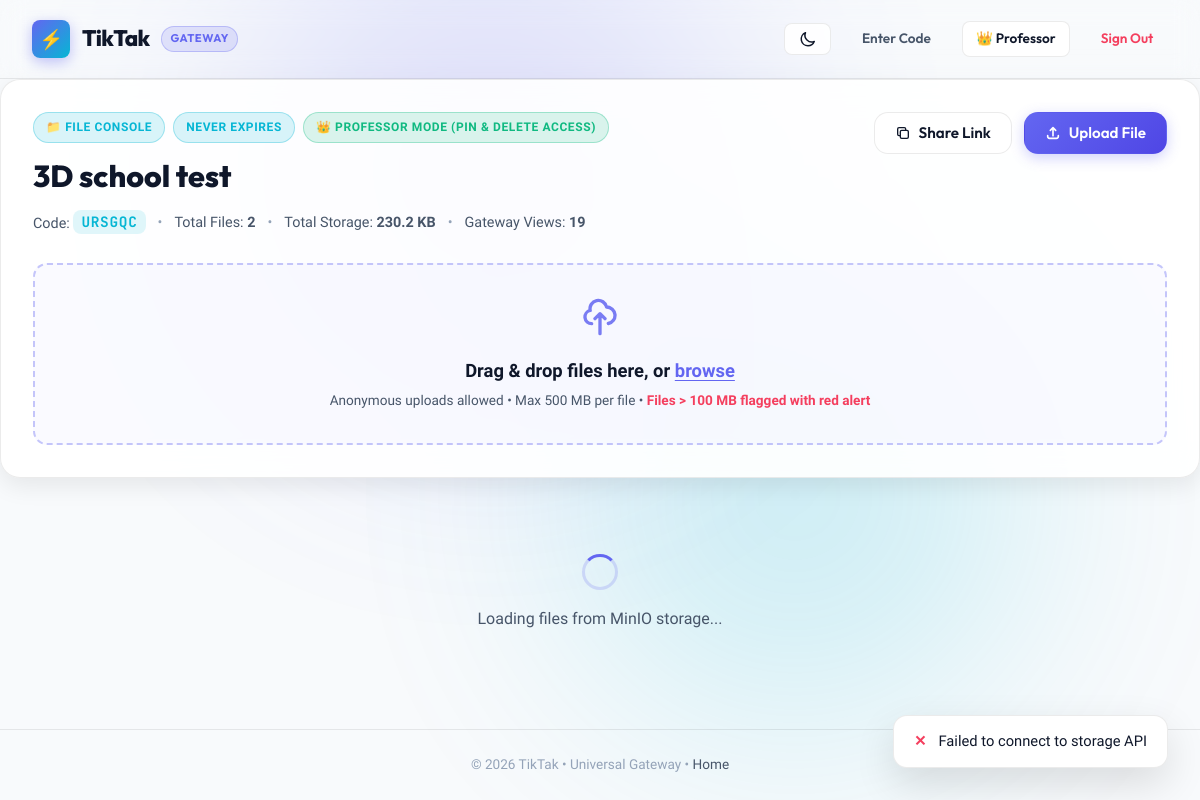
The app's page /code=URSGQC (signed in) with its own data.
### tables this page shows
CREATE TABLE `resources` (
  `id` int NOT NULL AUTO_INCREMENT,
  `user_id` int DEFAULT NULL,
  `code` varchar(10) NOT NULL,
  `title` varchar(255) NOT NULL DEFAULT '',
  `type` enum('redirect','text','files','hosting','links') NOT NULL DEFAULT 'redirect',
  `content_link` text,
  `content_text` longtext,
  `visits_count` int NOT NULL DEFAULT '0',
  `expires_at` datetime DEFAULT NULL,
  `created_at` datetime DEFAULT CURRENT_TIMESTAMP,
  `updated_at` datetime DEFAULT CURRENT_TIMESTAMP ON UPDATE CURRENT_TIMESTAMP,
  PRIMARY KEY (`id`),
  UNIQUE KEY `code` (`code`),
  KEY `code_2` (`code`),
  KEY `expires_at` (`expires_at`),
  KEY `user_id` (`user_id`)
);

### includes/functions.php (called while the page is built, shortened)
<?php
function format_expiry_status(?string $expiresAt): array {
    if (empty($expiresAt)) {
        return [
            'is_expired' => false,
            'label' => 'Never expires',
            'badge_class' => 'badge-infinity',
            'remaining_seconds' => null,
        ];
    }
    $expiry = strtotime($expiresAt);
    $now = time();
    $diff = $expiry - $now;
    return [
        'is_expired' => false,
        'label' => 'Expires in ' . human_time_diff($diff),
        'badge_class' => 'badge-active',
        'remaining_seconds' => $diff,
    ];
}
function is_logged_in(): bool {
    return !empty($_SESSION['tiktak_user_id']);
}
function get_base_url(): string {
    $protocol = (!empty($_SERVER['HTTPS']) && $_SERVER['HTTPS'] !== 'off' || ($_SERVER['SERVER_PORT'] ?? 80) == 443) ? "https://" : "http://";
    $host = $_SERVER['HTTP_HOST'] ?? APP_DOMAIN;
    return $protocol . $host;
}
function format_file_size(int $bytes): string {
    $units = ['B', 'KB', 'MB', 'GB', 'TB'];
    $pow = floor(log($bytes, 1024));
    $pow = min($pow, count($units) - 1);
    $size = $bytes / pow(1024, $pow);
    return round($size, 1) . ' ' . $units[$pow];
}
function get_resource_files_summary(PDO $pdo, int $resourceId): array {
    $stmt = $pdo->prepare("SELECT COUNT(*) as total_files, COALESCE(SUM(file_size), 0) as total_size, SUM(CASE WHEN file_size >= ? THEN 1 ELSE 0 END) as heavy_count FROM resource_files WHERE resource_id = ?");
    $stmt->execute([HEAVY_FILE_THRESHOLD_BYTES, $resourceId]);
    $res = $stmt->fetch();
    return [
        'total_files' => (int)($res['total_files'] ?? 0),
        'total_size' => (int)($res['total_size'] ?? 0),
        'total_size_formatted' => format_file_size((int)($res['total_size'] ?? 0)),
        'heavy_count' => (int)($res['heavy_count'] ?? 0),
    ];
}

### includes/files_view.php (the view, shortened to what this page needs)
<?php
require_once __DIR__ . '/../includes/functions.php';
$isProf = is_logged_in();
$expiryStatus = format_expiry_status($resource['expires_at'] ?? null);
$stats = get_resource_files_summary($pdo, (int)$resource['id']);
$baseUrl = get_base_url();
$accessUrl = $baseUrl . '/code=' . $resource['code'];
?>
<div class="file-console-container">
    <div class="console-hero-card">
        <div class="console-hero-header">
            <div class="console-hero-left">
                <div class="console-badge-row">
                    <span class="badge badge-files">📁 File Console</span>
                    <span class="badge <?= $expiryStatus['badge_class'] ?>"><?= htmlspecialchars($expiryStatus['label']) ?></span>
                    <?php if ($isProf): ?>
                        <span class="badge badge-active" style="background: rgba(16, 185, 129, 0.15); color: var(--accent-emerald);">👑 Professor Mode (Pin &amp; Delete Access)</span>
                    <?php else: ?>
                        <span class="badge badge-neutral">👥 Anonymous Mode</span>
                    <?php endif; ?>
                </div>
                <h1 class="console-title"><?= htmlspecialchars($resource['title'] ?: 'File Console ' . $resource['code']) ?></h1>
                <div class="console-meta-bar">
                    <div class="meta-item">
                        <span class="meta-label">Code:</span>
                        <strong class="view-code-tag" style="cursor: pointer;" onclick="copyToClipboard('<?= $accessUrl ?>', 'Access link copied!')" title="Click to copy link">
                            <?= htmlspecialchars($resource['code']) ?>
                        </strong>
                    </div>
                    <span class="meta-divider">&bull;</span>
                    <div class="meta-item">
                        <span class="meta-label">Total Files:</span>
                        <strong id="headerTotalFiles"><?= number_format($stats['total_files']) ?></strong>
                    </div>
                    <span class="meta-divider">&bull;</span>
                    <div class="meta-item">
                        <span class="meta-label">Total Storage:</span>
                        <strong id="headerTotalSize"><?= $stats['total_size_formatted'] ?></strong>
                    </div>
                    <span class="meta-divider">&bull;</span>
                    <div class="meta-item">
                        <span class="meta-label">Gateway Views:</span>
                        <strong><?= number_format($resource['visits_count']) ?></strong>
                    </div>
                </div>
            </div>
            <div class="console-hero-actions">
                <button class="btn btn-secondary" onclick="copyToClipboard('<?= $accessUrl ?>', 'Access link copied!')">
                    <svg width="16" height="16" fill="none" stroke="currentColor" viewBox="0 0 24 24"><path stroke-linecap="round" stroke-linejoin="round" stroke-width="2" d="M8 16H6a2 2 0 01-2-2V6a2 2 0 012-2h8a2 2 0 012 2v2m-6 12h8a2 2 0 002-2v-8a2 2 0 00-2-2h-8a2 2 0 00-2 2v8a2 2 0 002 2z"></path></svg>
                    Share Link
                </button>
                <button class="btn btn-primary" onclick="triggerFileInput()">
                    <svg width="16" height="16" fill="none" stroke="currentColor" viewBox="0 0 24 24"><path stroke-linecap="round" stroke-linejoin="round" stroke-width="2.5" d="M4 16v1a3 3 0 003 3h10a3 3 0 003-3v-1m-4-8l-4-4m0 0L8 8m4-4v12"></path></svg>
                    Upload File
                </button>
            </div>
        </div>
        <div id="dropZone" class="upload-dropzone" onclick="triggerFileInput()">
            <div class="dropzone-content">
                <div class="dropzone-icon">
                    <svg width="40" height="40" fill="none" stroke="currentColor" viewBox="0 0 24 24">
                        <path stroke-linecap="round" stroke-linejoin="round" stroke-width="2" d="M7 16a4 4 0 01-.88-7.903A5 5 0 1115.9 6L16 6a5 5 0 011 9.9M15 13l-3-3m0 0l-3 3m3-3v12"></path>
                    </svg>
                </div>
                <div class="dropzone-text">
                    <h3>Drag &amp; drop files here, or <span class="highlight-link">browse</span></h3>
                    <p class="dropzone-hints">
                        <span>Anonymous uploads allowed</span> &bull;
                        <span>Max 500 MB per file</span> &bull;
                        <span style="color: var(--accent-rose); font-weight: 600;">Files &gt; 100 MB flagged with red alert</span>
                    </p>
                </div>
            </div>
        </div>
    </div>
    <div id="loadingDaysState" class="days-loading-placeholder">
        <div class="spinner"></div>
        <p>Loading files from MinIO storage...</p>
    </div>
</div>

### records on screen
resources: expires_at "NEVER EXPIRES", title "3D school test", code "URSGQC", visits_count "19"

### other values on screen
APP_NAME "TikTak"
$stats['total_files'] "2"
$stats['total_size_formatted'] "230.2 KB"
